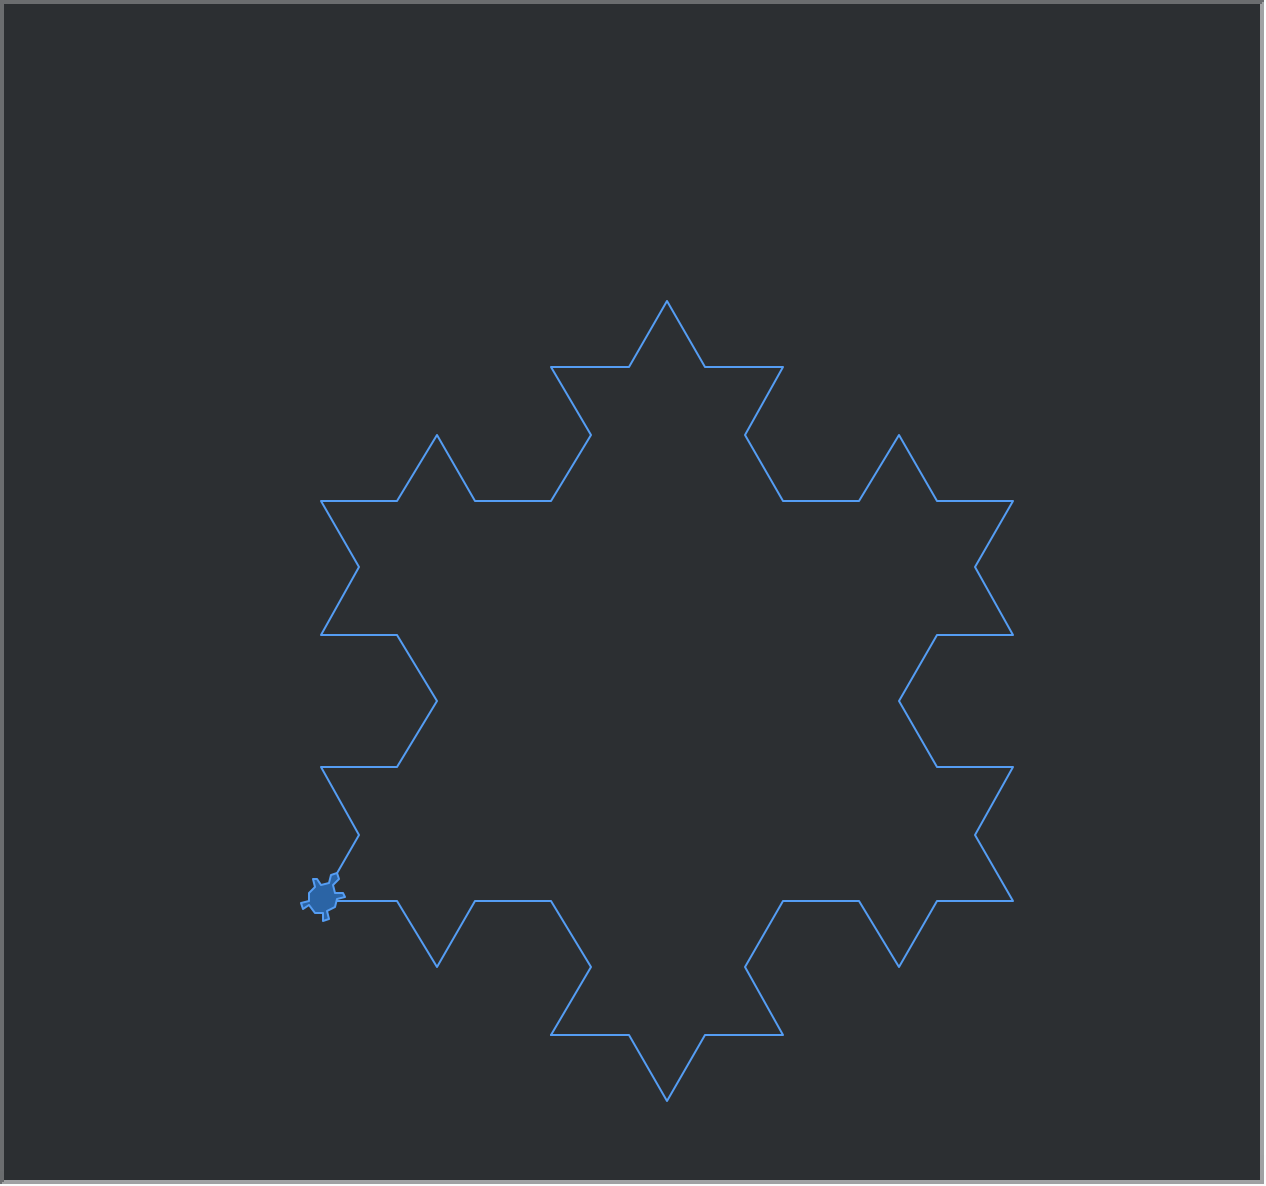

This figure's Python source:
# Your basic Koch triangle
import turtle
import math

# Get the screen size and set some scaling
wn = turtle.Screen()
wn.bgcolor("#212326")
wx = wn.window_width()*.5
wh = wn.window_height()*.5
base_triangle_length = 2.0/math.sqrt(3.0)*wh

# Parameters of the Koch triangle
depth = 2

# Set up the turtle
Koch = turtle.Turtle()
Koch.shape("turtle")
Koch.color("#4286f4", "#1f4d96")
Koch.speed(50*(depth+1))
Koch.penup()
Koch.setposition((-wx/2,-wh/2))
Koch.pendown()
Koch.left(60)

def draw_koch_segment(t, run, mydepth, depth):
  if mydepth == depth:
    # Just draw a segment
    t.fd(run)
  else:
    myrun = run/3.0
    # Make each straight bit into a smaller version of ourselves
    draw_koch_segment(t, myrun, mydepth+1, depth)
    t.left(60)
    draw_koch_segment(t, myrun, mydepth+1, depth)
    t.right(120)
    draw_koch_segment(t, myrun, mydepth+1, depth)
    t.left(60)
    draw_koch_segment(t, myrun, mydepth+1, depth)

# Draw the basic triangle outline
for ii in range(3):
  draw_koch_segment(Koch, base_triangle_length, 0, depth)
  Koch.right(120)

# A challenge: can you get it to do a square?
wn.exitonclick()
